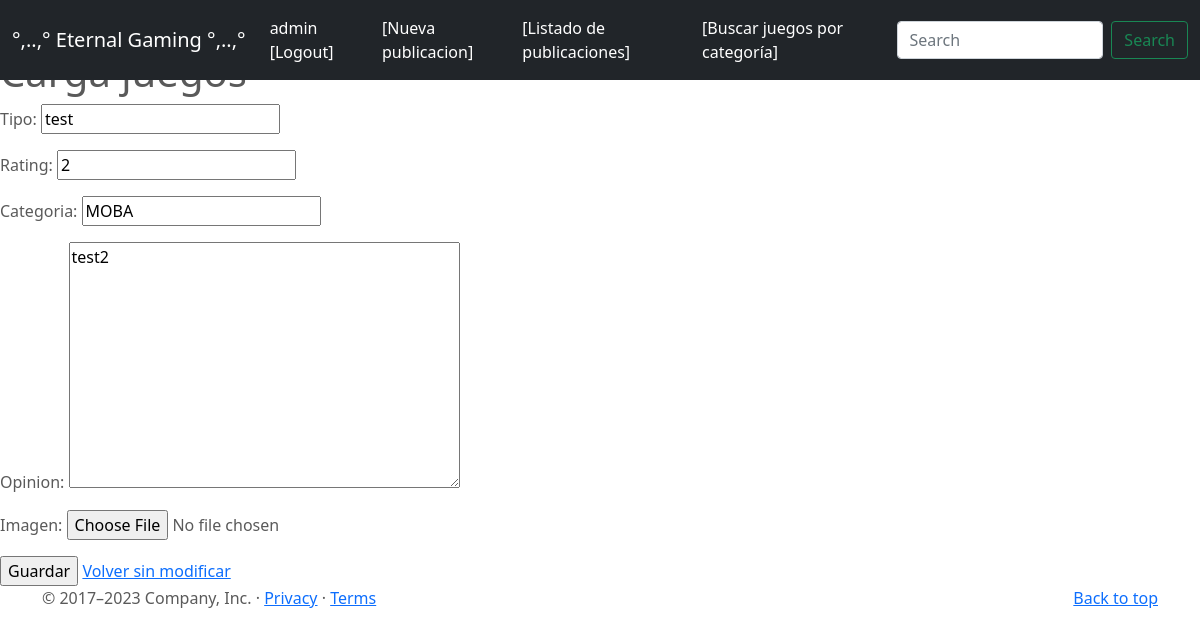
The app's page /juegos/11/update (signed in) with its own data.
### entrega_final_app/models.py (models this page shows, shortened)
class Juegos(models.Model):
    nombre = models.CharField(max_length=50)
    tipo = models.CharField(max_length=50)
    rating = models.CharField(max_length=2)
    categoria = models.CharField(max_length=50)
    opinion = models.TextField(max_length=500)
    publisher = models.ForeignKey(to = User, on_delete=models.CASCADE, related_name="publisher")
    imagen = models.ImageField(upload_to="posts", null=True, blank=True)

### entrega_final_app/views.py (the view, shortened to what this page needs)
# urls.py: path('juegos/<pk>/update',JuegosUpdate.as_view(), name = "juegos-update"),
class JuegosUpdate(LoginRequiredMixin, UserPassesTestMixin, UpdateView):
    model = Juegos
    success_url = reverse_lazy("juegos")
    fields = ['tipo',
              'rating',
              'categoria',
              'opinion',
              'imagen',
             ]
    def test_func(self):
        user_id = self.request.user.id
        juego_id = self.kwargs.get('pk')
        return Juegos.objects.filter(publisher = user_id, id = juego_id).exists()

### entrega_final_app/templates/entrega_final_app/juegos_form.html (shortened to what this page needs)
{% extends 'entrega_final_app/base.html'%}
{%block main%}
<form method="POST" enctype="multipart/form-data">
    {{form.as_p}}
    <input type="submit" value="Guardar">
    <a href="{% url 'juegos' %}"> Volver sin modificar</a>
</form>
{% endblock %}

### entrega_final_app/templates/entrega_final_app/base.html (shortened to what this page needs)
<!DOCTYPE html>
<html lang="en">
<head>
  {% load static %}
<link href="{% static 'entrega_final_app/css/bootstrap.min.css' %}" rel="stylesheet">
    <link href="{% static 'entrega_final_app/css/juegos.css' %}" rel="stylesheet">
  </head>
  <body>
<header>
  <nav class="navbar navbar-expand-md navbar-dark fixed-top bg-dark">
    <div class="container-fluid">
      <a class="navbar-brand" href="{% url 'index' %}">°,..,° Eternal Gaming °,..,°</a>
      <div class="collapse navbar-collapse" id="navbarCollapse">
        <ul class="navbar-nav me-auto mb-2 mb-md-0">
        {% if user.is_authenticated %}
          <li class="nav-item">
            <a class="nav-link active" aria-current="page" href="{% url 'logout' %}">{{user.username}} [Logout]</a>
          </li>
          <li class="nav-item">
            <a class="nav-link active" aria-current="page" href="{% url 'juegos-create' %}">[Nueva publicacion]</a>
        {% endif %}
        </li>
          <li class="nav-item">
            <a class="nav-link active" aria-current="page" href="{% url 'juegos' %}">[Listado de publicaciones]</a>
        </li>
          <li class="nav-item">
            <a class="nav-link active" aria-current="page" href="{% url 'juegos-list' %}">[Buscar juegos por categoría]</a>
          </li>
        </ul>
        <form class="d-flex">
          <input class="form-control me-2" type="search" placeholder="Search" aria-label="Search">
          <button class="btn btn-outline-success" type="submit">Search</button>
        </form>
      </div>
    </div>
  </nav>
</header>
<h1>{% block titulo %}  {% endblock %}</h1>
{% block main %}
{% endblock %}
  <footer class="container">
    <p class="float-end"><a href="https://getbootstrap.com/docs/5.0/examples/juegos/#">Back to top</a></p>
    <p>© 2017–2023 Company, Inc. · <a href="https://getbootstrap.com/docs/5.0/examples/juegos/#">Privacy</a> · <a href="https://getbootstrap.com/docs/5.0/examples/juegos/#">Terms</a></p>
  </footer>
</body></html>

### entrega_final_app/static/entrega_final_app/css/juegos.css (style rules this page uses)
body { padding-top: 3rem; padding-bottom: 3rem; color: #5a5a5a; }

### records on screen
Juegos: tipo "test", rating "2", categoria "MOBA", opinion "test2"

### other values on screen
{{ user.username }} "admin"
